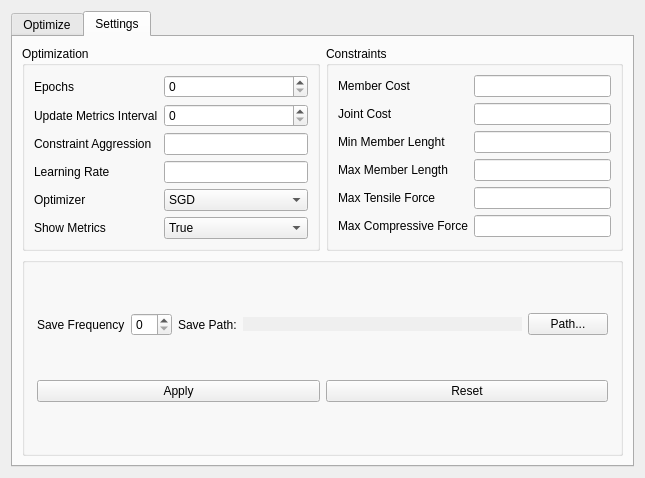
<?xml version="1.0" encoding="UTF-8"?>
<ui version="4.0">
 <class>Dialog</class>
 <widget class="QDialog" name="Dialog">
  <property name="windowModality">
   <enum>Qt::ApplicationModal</enum>
  </property>
  <property name="geometry">
   <rect>
    <x>0</x>
    <y>0</y>
    <width>645</width>
    <height>478</height>
   </rect>
  </property>
  <property name="windowTitle">
   <string>Dialog</string>
  </property>
  <layout class="QVBoxLayout" name="verticalLayout_2">
   <item>
    <widget class="QTabWidget" name="tabWidget">
     <property name="autoFillBackground">
      <bool>false</bool>
     </property>
     <property name="currentIndex">
      <number>1</number>
     </property>
     <widget class="QWidget" name="optimize">
      <attribute name="title">
       <string>Optimize</string>
      </attribute>
      <layout class="QVBoxLayout" name="verticalLayout_3">
       <item>
        <widget class="QGroupBox" name="trainingAdjust">
         <layout class="QGridLayout" name="gridLayout" columnstretch="0,7,1" columnminimumwidth="3,2,1">
          <item row="0" column="2">
           <widget class="QLineEdit" name="liveConstraintAggressionInput">
            <property name="sizePolicy">
             <sizepolicy hsizetype="Maximum" vsizetype="Fixed">
              <horstretch>0</horstretch>
              <verstretch>0</verstretch>
             </sizepolicy>
            </property>
            <property name="minimumSize">
             <size>
              <width>0</width>
              <height>0</height>
             </size>
            </property>
           </widget>
          </item>
          <item row="0" column="0">
           <widget class="QLabel" name="liveConstraintAggressionLabel">
            <property name="frameShape">
             <enum>QFrame::NoFrame</enum>
            </property>
            <property name="frameShadow">
             <enum>QFrame::Plain</enum>
            </property>
            <property name="text">
             <string>Constraint Aggression</string>
            </property>
           </widget>
          </item>
          <item row="0" column="1">
           <widget class="QSlider" name="liveConstraintAggressionSlider">
            <property name="sizePolicy">
             <sizepolicy hsizetype="Expanding" vsizetype="Fixed">
              <horstretch>0</horstretch>
              <verstretch>0</verstretch>
             </sizepolicy>
            </property>
            <property name="minimumSize">
             <size>
              <width>0</width>
              <height>0</height>
             </size>
            </property>
            <property name="singleStep">
             <number>1</number>
            </property>
            <property name="value">
             <number>50</number>
            </property>
            <property name="orientation">
             <enum>Qt::Horizontal</enum>
            </property>
            <property name="invertedControls">
             <bool>false</bool>
            </property>
            <property name="tickPosition">
             <enum>QSlider::NoTicks</enum>
            </property>
           </widget>
          </item>
          <item row="1" column="0">
           <widget class="QLabel" name="liveLearningRateLabel">
            <property name="sizePolicy">
             <sizepolicy hsizetype="Preferred" vsizetype="Fixed">
              <horstretch>0</horstretch>
              <verstretch>0</verstretch>
             </sizepolicy>
            </property>
            <property name="text">
             <string>Learning Rate</string>
            </property>
           </widget>
          </item>
          <item row="1" column="1">
           <widget class="QSlider" name="liveLearningRateSlider">
            <property name="value">
             <number>50</number>
            </property>
            <property name="orientation">
             <enum>Qt::Horizontal</enum>
            </property>
           </widget>
          </item>
          <item row="1" column="2">
           <widget class="QLineEdit" name="liveLearningRateInput"/>
          </item>
         </layout>
        </widget>
       </item>
       <item>
        <widget class="QGroupBox" name="trainingControls">
         <layout class="QVBoxLayout" name="verticalLayout_4">
          <item>
           <layout class="QHBoxLayout" name="controlButton">
            <item>
             <widget class="QPushButton" name="startButton">
              <property name="text">
               <string>Start</string>
              </property>
             </widget>
            </item>
            <item>
             <widget class="QPushButton" name="stopButton">
              <property name="text">
               <string>Stop</string>
              </property>
             </widget>
            </item>
            <item>
             <widget class="QPushButton" name="saveButton">
              <property name="text">
               <string>Save</string>
              </property>
             </widget>
            </item>
           </layout>
          </item>
          <item>
           <widget class="QProgressBar" name="progressBar">
            <property name="sizePolicy">
             <sizepolicy hsizetype="Expanding" vsizetype="Fixed">
              <horstretch>0</horstretch>
              <verstretch>0</verstretch>
             </sizepolicy>
            </property>
            <property name="minimumSize">
             <size>
              <width>0</width>
              <height>0</height>
             </size>
            </property>
            <property name="value">
             <number>0</number>
            </property>
            <property name="orientation">
             <enum>Qt::Horizontal</enum>
            </property>
           </widget>
          </item>
         </layout>
        </widget>
       </item>
      </layout>
     </widget>
     <widget class="QWidget" name="settings">
      <attribute name="title">
       <string>Settings</string>
      </attribute>
      <layout class="QVBoxLayout" name="verticalLayout">
       <item>
        <widget class="QWidget" name="trainingSetting" native="true">
         <layout class="QHBoxLayout" name="horizontalLayout">
          <property name="leftMargin">
           <number>0</number>
          </property>
          <property name="topMargin">
           <number>0</number>
          </property>
          <property name="rightMargin">
           <number>0</number>
          </property>
          <property name="bottomMargin">
           <number>0</number>
          </property>
          <item>
           <widget class="QGroupBox" name="optimizationSettings">
            <property name="title">
             <string>Optimization</string>
            </property>
            <layout class="QFormLayout" name="formLayout_2">
             <item row="0" column="0">
              <widget class="QLabel" name="epochsLabel">
               <property name="text">
                <string>Epochs</string>
               </property>
              </widget>
             </item>
             <item row="0" column="1">
              <widget class="QSpinBox" name="epochsSpinBox"/>
             </item>
             <item row="1" column="0">
              <widget class="QLabel" name="updateMetricsIntervalLabel">
               <property name="text">
                <string>Update Metrics Interval</string>
               </property>
              </widget>
             </item>
             <item row="1" column="1">
              <widget class="QSpinBox" name="updateMetricsIntervalSpinBox"/>
             </item>
             <item row="2" column="0">
              <widget class="QLabel" name="constraintAggressionLabel">
               <property name="text">
                <string>Constraint Aggression</string>
               </property>
              </widget>
             </item>
             <item row="2" column="1">
              <widget class="QLineEdit" name="constraintAggressionLineEdit"/>
             </item>
             <item row="3" column="0">
              <widget class="QLabel" name="learningRateLabel">
               <property name="text">
                <string>Learning Rate</string>
               </property>
              </widget>
             </item>
             <item row="3" column="1">
              <widget class="QLineEdit" name="learningRateLineEdit"/>
             </item>
             <item row="4" column="0">
              <widget class="QLabel" name="optimizerLabel">
               <property name="text">
                <string>Optimizer</string>
               </property>
              </widget>
             </item>
             <item row="4" column="1">
              <widget class="QComboBox" name="optimizerComboBox">
               <item>
                <property name="text">
                 <string>SGD</string>
                </property>
               </item>
               <item>
                <property name="text">
                 <string>Adam</string>
                </property>
               </item>
              </widget>
             </item>
             <item row="5" column="0">
              <widget class="QLabel" name="showMetricsLabel">
               <property name="text">
                <string>Show Metrics</string>
               </property>
              </widget>
             </item>
             <item row="5" column="1">
              <widget class="QComboBox" name="showMetricsComboBox">
               <item>
                <property name="text">
                 <string>True</string>
                </property>
               </item>
               <item>
                <property name="text">
                 <string>False</string>
                </property>
               </item>
              </widget>
             </item>
            </layout>
           </widget>
          </item>
          <item>
           <widget class="QGroupBox" name="constraintSettings">
            <property name="title">
             <string>Constraints</string>
            </property>
            <layout class="QFormLayout" name="formLayout">
             <item row="0" column="0">
              <widget class="QLabel" name="memberCostLabel">
               <property name="text">
                <string>Member Cost</string>
               </property>
              </widget>
             </item>
             <item row="0" column="1">
              <widget class="QLineEdit" name="memberCostLineEdit"/>
             </item>
             <item row="1" column="0">
              <widget class="QLabel" name="jointCostLabel">
               <property name="text">
                <string>Joint Cost</string>
               </property>
              </widget>
             </item>
             <item row="1" column="1">
              <widget class="QLineEdit" name="jointCostLineEdit"/>
             </item>
             <item row="2" column="0">
              <widget class="QLabel" name="minMemberLenghtLabel">
               <property name="text">
                <string>Min Member Lenght</string>
               </property>
              </widget>
             </item>
             <item row="2" column="1">
              <widget class="QLineEdit" name="minMemberLenghtLineEdit"/>
             </item>
             <item row="3" column="0">
              <widget class="QLabel" name="maxMemberLengthLabel">
               <property name="text">
                <string>Max Member Length</string>
               </property>
              </widget>
             </item>
             <item row="3" column="1">
              <widget class="QLineEdit" name="maxMemberLengthLineEdit"/>
             </item>
             <item row="4" column="0">
              <widget class="QLabel" name="maxTensileForceLabel">
               <property name="text">
                <string>Max Tensile Force</string>
               </property>
              </widget>
             </item>
             <item row="4" column="1">
              <widget class="QLineEdit" name="maxTensileForceLineEdit"/>
             </item>
             <item row="5" column="0">
              <widget class="QLabel" name="maxCompressiveForceLabel">
               <property name="text">
                <string>Max Compressive Force</string>
               </property>
              </widget>
             </item>
             <item row="5" column="1">
              <widget class="QLineEdit" name="maxCompressiveForceLineEdit"/>
             </item>
            </layout>
           </widget>
          </item>
         </layout>
        </widget>
       </item>
       <item>
        <widget class="QGroupBox" name="otherSettings">
         <property name="title">
          <string/>
         </property>
         <property name="flat">
          <bool>false</bool>
         </property>
         <property name="checkable">
          <bool>false</bool>
         </property>
         <layout class="QVBoxLayout" name="verticalLayout_5">
          <property name="leftMargin">
           <number>12</number>
          </property>
          <property name="topMargin">
           <number>12</number>
          </property>
          <property name="rightMargin">
           <number>12</number>
          </property>
          <property name="bottomMargin">
           <number>12</number>
          </property>
          <item>
           <layout class="QHBoxLayout" name="saveSettings" stretch="0,0,0,0,0">
            <property name="spacing">
             <number>-1</number>
            </property>
            <item>
             <widget class="QLabel" name="saveFrequencyLabel">
              <property name="sizePolicy">
               <sizepolicy hsizetype="Fixed" vsizetype="Preferred">
                <horstretch>0</horstretch>
                <verstretch>0</verstretch>
               </sizepolicy>
              </property>
              <property name="text">
               <string>Save Frequency</string>
              </property>
             </widget>
            </item>
            <item>
             <widget class="QSpinBox" name="saveFrequencySpinBox">
              <property name="sizePolicy">
               <sizepolicy hsizetype="Fixed" vsizetype="Fixed">
                <horstretch>0</horstretch>
                <verstretch>0</verstretch>
               </sizepolicy>
              </property>
             </widget>
            </item>
            <item>
             <widget class="QLabel" name="savePathLabel">
              <property name="sizePolicy">
               <sizepolicy hsizetype="Fixed" vsizetype="Preferred">
                <horstretch>0</horstretch>
                <verstretch>0</verstretch>
               </sizepolicy>
              </property>
              <property name="text">
               <string>Save Path:</string>
              </property>
             </widget>
            </item>
            <item>
             <widget class="QLabel" name="savePathSelection">
              <property name="sizePolicy">
               <sizepolicy hsizetype="Preferred" vsizetype="Fixed">
                <horstretch>0</horstretch>
                <verstretch>0</verstretch>
               </sizepolicy>
              </property>
              <property name="autoFillBackground">
               <bool>true</bool>
              </property>
              <property name="frameShape">
               <enum>QFrame::NoFrame</enum>
              </property>
              <property name="text">
               <string/>
              </property>
              <property name="margin">
               <number>2</number>
              </property>
              <property name="indent">
               <number>0</number>
              </property>
             </widget>
            </item>
            <item>
             <widget class="QPushButton" name="selectPathButton">
              <property name="sizePolicy">
               <sizepolicy hsizetype="Fixed" vsizetype="Fixed">
                <horstretch>0</horstretch>
                <verstretch>0</verstretch>
               </sizepolicy>
              </property>
              <property name="text">
               <string>Path...</string>
              </property>
             </widget>
            </item>
           </layout>
          </item>
          <item>
           <layout class="QHBoxLayout" name="buttonMenu">
            <item>
             <widget class="QPushButton" name="applySettingsButton">
              <property name="text">
               <string>Apply</string>
              </property>
             </widget>
            </item>
            <item>
             <widget class="QPushButton" name="resetSettingsButton">
              <property name="text">
               <string>Reset</string>
              </property>
             </widget>
            </item>
           </layout>
          </item>
         </layout>
        </widget>
       </item>
      </layout>
     </widget>
    </widget>
   </item>
  </layout>
 </widget>
 <resources/>
 <connections/>
</ui>
